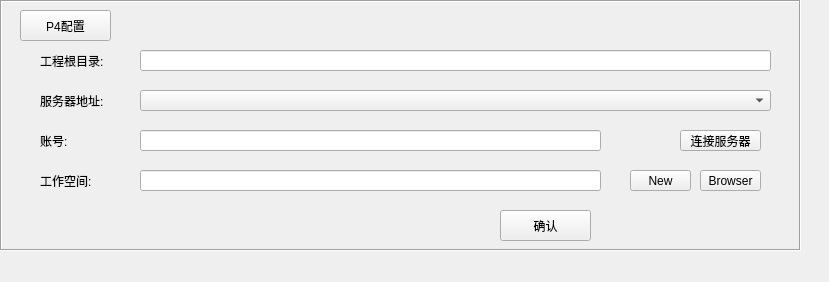
<?xml version="1.0" encoding="UTF-8"?>
<ui version="4.0">
 <class>Form</class>
 <widget class="QWidget" name="Form">
  <property name="geometry">
   <rect>
    <x>0</x>
    <y>0</y>
    <width>829</width>
    <height>282</height>
   </rect>
  </property>
  <property name="windowTitle">
   <string>Form</string>
  </property>
  <widget class="QFrame" name="cardfourFrame">
   <property name="geometry">
    <rect>
     <x>0</x>
     <y>0</y>
     <width>801</width>
     <height>251</height>
    </rect>
   </property>
   <property name="frameShape">
    <enum>QFrame::Box</enum>
   </property>
   <property name="frameShadow">
    <enum>QFrame::Sunken</enum>
   </property>
   <widget class="QPushButton" name="p4configButton">
    <property name="geometry">
     <rect>
      <x>20</x>
      <y>10</y>
      <width>91</width>
      <height>31</height>
     </rect>
    </property>
    <property name="text">
     <string>P4配置</string>
    </property>
   </widget>
   <widget class="QLabel" name="p4catalogueLabel">
    <property name="geometry">
     <rect>
      <x>40</x>
      <y>50</y>
      <width>91</width>
      <height>21</height>
     </rect>
    </property>
    <property name="text">
     <string>工程根目录:</string>
    </property>
   </widget>
   <widget class="QLabel" name="p4serverLabel">
    <property name="geometry">
     <rect>
      <x>40</x>
      <y>90</y>
      <width>91</width>
      <height>21</height>
     </rect>
    </property>
    <property name="text">
     <string>服务器地址:</string>
    </property>
   </widget>
   <widget class="QLabel" name="accountLabel">
    <property name="geometry">
     <rect>
      <x>40</x>
      <y>130</y>
      <width>91</width>
      <height>21</height>
     </rect>
    </property>
    <property name="text">
     <string>账号:</string>
    </property>
   </widget>
   <widget class="QLabel" name="workspaceLabel">
    <property name="geometry">
     <rect>
      <x>40</x>
      <y>170</y>
      <width>91</width>
      <height>21</height>
     </rect>
    </property>
    <property name="text">
     <string>工作空间:</string>
    </property>
   </widget>
   <widget class="QComboBox" name="p4serverBox">
    <property name="geometry">
     <rect>
      <x>140</x>
      <y>90</y>
      <width>631</width>
      <height>21</height>
     </rect>
    </property>
   </widget>
   <widget class="QLineEdit" name="p4catalogueEdit">
    <property name="geometry">
     <rect>
      <x>140</x>
      <y>50</y>
      <width>631</width>
      <height>21</height>
     </rect>
    </property>
   </widget>
   <widget class="QLineEdit" name="accountEdit">
    <property name="geometry">
     <rect>
      <x>140</x>
      <y>130</y>
      <width>461</width>
      <height>21</height>
     </rect>
    </property>
   </widget>
   <widget class="QPushButton" name="p4connectButton">
    <property name="geometry">
     <rect>
      <x>680</x>
      <y>130</y>
      <width>81</width>
      <height>21</height>
     </rect>
    </property>
    <property name="text">
     <string>连接服务器</string>
    </property>
   </widget>
   <widget class="QLineEdit" name="workspaceEdit">
    <property name="geometry">
     <rect>
      <x>140</x>
      <y>170</y>
      <width>461</width>
      <height>21</height>
     </rect>
    </property>
   </widget>
   <widget class="QPushButton" name="p4newButton">
    <property name="geometry">
     <rect>
      <x>630</x>
      <y>170</y>
      <width>61</width>
      <height>21</height>
     </rect>
    </property>
    <property name="text">
     <string>New</string>
    </property>
   </widget>
   <widget class="QPushButton" name="p4browserButton">
    <property name="geometry">
     <rect>
      <x>700</x>
      <y>170</y>
      <width>61</width>
      <height>21</height>
     </rect>
    </property>
    <property name="text">
     <string>Browser</string>
    </property>
   </widget>
   <widget class="QPushButton" name="p4confirmButton">
    <property name="geometry">
     <rect>
      <x>500</x>
      <y>210</y>
      <width>91</width>
      <height>31</height>
     </rect>
    </property>
    <property name="text">
     <string>确认</string>
    </property>
   </widget>
  </widget>
 </widget>
 <resources/>
 <connections/>
</ui>
